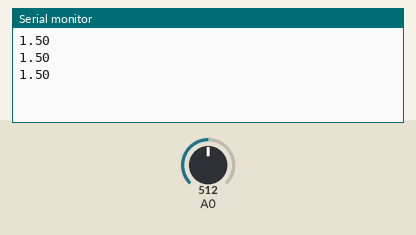
A sketch run on a simulated Arduino Uno, built with avr-gcc and run on an emulated ATmega328P. On the bench: the last lines printed to the serial monitor. The inputs (shaded band) are chosen by the test bench; at power-on: A0 = 512.

Above: at 1.3 s.
1.4 s: A0 set to 716
At 1.9 s:
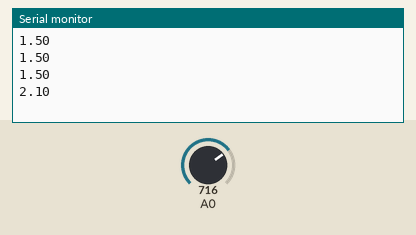
2.9 s: A0 set to 900
At 3.4 s:
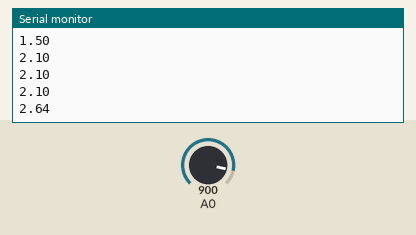
Timing chart, 0 to 5.9 s (numbered marks = the images above; inputs shaded):
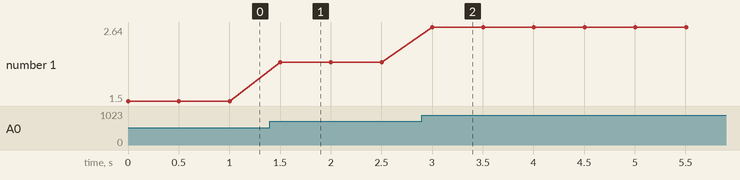

The sketch:

torbiditySensor_01.ino
```cpp
void setup() {
  Serial.begin(9600); //Baud rate: 9600
}
void loop() {
  int sensorValue = analogRead(A0);// read the input on analog pin 0:
  float voltage = sensorValue * (3.0 / 1024.0); // Convert the analog reading (which goes from 0 - 1023) to a voltage (0 - 5V):
  Serial.println(voltage); // print out the value you read:
  delay(500);
}
```

Measured:
- after the input at 1.4 s, the serial monitor: prints a new line after 0.10 s (image 1)
- after the input at 2.9 s, the serial monitor: prints a new line after 0.10 s (image 2)
- plotted number 1: 1.5 → 2.1 after the input at 1.4 s, 2.1 → 2.64 after the input at 2.9 s
